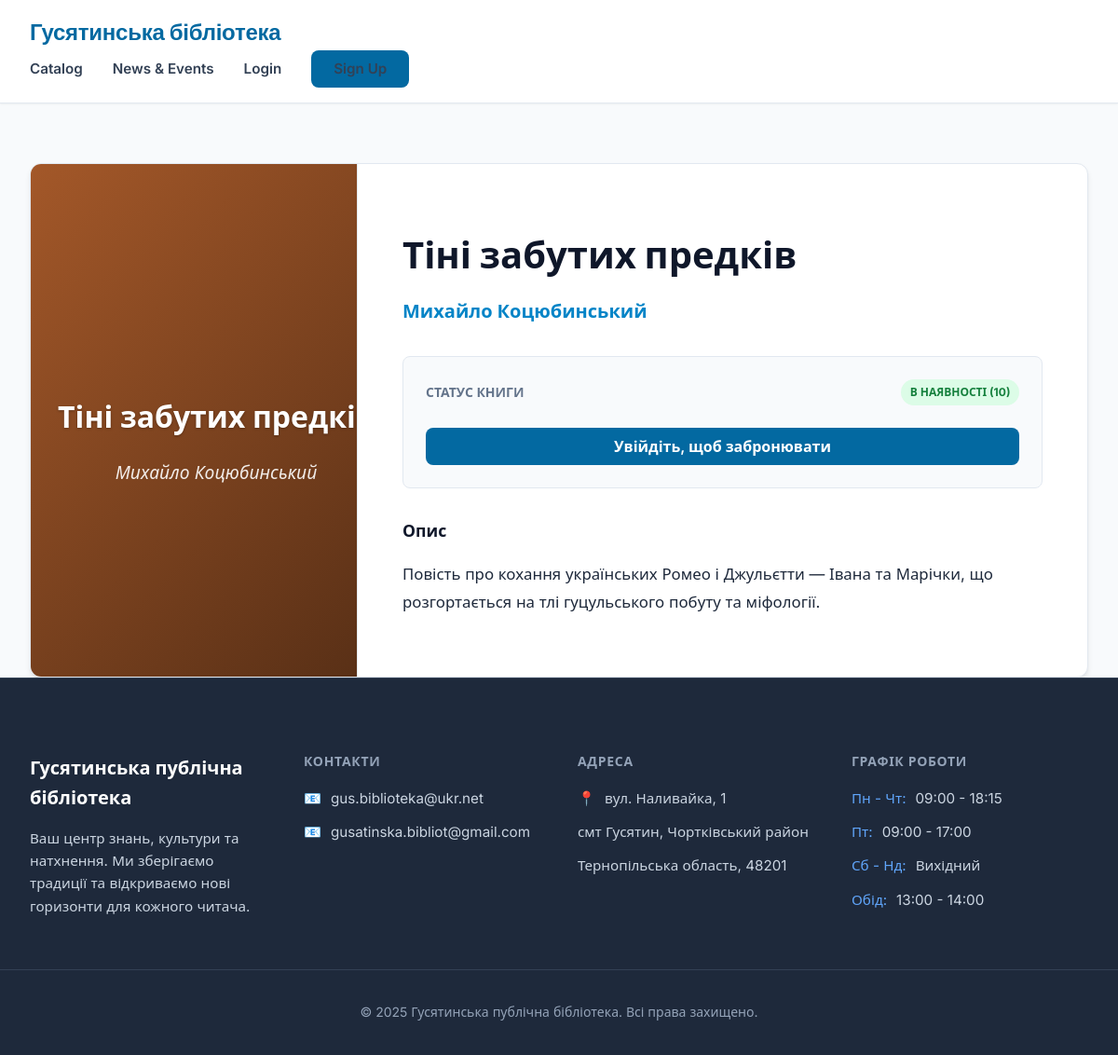
The page /book.php?id=2 on the database its author committed.
### tables this page shows
CREATE TABLE IF NOT EXISTS books (
    id INT AUTO_INCREMENT PRIMARY KEY,
    title VARCHAR(255) NOT NULL,
    author VARCHAR(255) NOT NULL,
    description TEXT,
    cover_image VARCHAR(255),
    pdf_file VARCHAR(255),
    total_copies INT DEFAULT 1,
    available_copies INT DEFAULT 1,
    created_at TIMESTAMP DEFAULT CURRENT_TIMESTAMP
);

### functions.php (called while the page is built, shortened)
<?php
function isLoggedIn()
{
    return isset($_SESSION['user_id']);
}
?>

### book.php (the view, shortened to what this page needs)
<?php
require_once 'db.php';
require_once 'functions.php';
$id = $_GET['id'];
$stmt = $pdo->prepare("SELECT * FROM books WHERE id = ?");
$stmt->execute([$id]);
$book = $stmt->fetch();
require_once 'header.php';
?>
<div class="container" style="padding-top: 2rem;">
    <div
        style="background: white; border-radius: var(--radius-lg); box-shadow: var(--shadow-card); overflow: hidden; margin-top: 2rem; border: 1px solid #e2e8f0;">
        <div style="display: flex; gap: 0; flex-wrap: wrap;">
            <div style="flex: 0 0 350px; background: #f8fafc; border-right: 1px solid #e2e8f0; position: relative;">
                <div class="book-cover-wrapper" style="height: 100%; min-height: 500px; aspect-ratio: auto;">
                    <?php if ($book['cover_image']): ?>
                        <img src="<?php echo htmlspecialchars($book['cover_image']); ?>"
                            alt="<?php echo htmlspecialchars($book['title']); ?>" class="book-cover">
                    <?php else: ?>
                        <?php
                        $hash = md5($book['title']);
                        $hue = hexdec(substr($hash, 0, 2));
                        $gradient = "linear-gradient(135deg, hsl($hue, 60%, 40%) 0%, hsl($hue, 60%, 20%) 100%)";
                        ?>
                        <div class="generated-cover" style="background: <?php echo $gradient; ?>; height: 100%;">
                            <div class="gen-title" style="font-size: 2rem;"><?php echo htmlspecialchars($book['title']); ?>
                            </div>
                            <div class="gen-author" style="font-size: 1.2rem; margin-top: 1rem;">
                                <?php echo htmlspecialchars($book['author']); ?>
                            </div>
                        </div>
                    <?php endif; ?>
                </div>
            </div>
            <div style="flex: 1; padding: 3rem;">
                <div style="margin-bottom: 2rem;">
                    <h1
                        style="font-size: 2.5rem; font-weight: 800; color: var(--secondary); margin-bottom: 0.5rem; line-height: 1.2;">
                        <?php echo htmlspecialchars($book['title']); ?>
                    </h1>
                    <h3 style="font-size: 1.25rem; color: var(--primary); font-weight: 600;">
                        <?php echo htmlspecialchars($book['author']); ?>
                    </h3>
                </div>
                <div
                    style="margin-bottom: 2rem; padding: 1.5rem; background: #f8fafc; border-radius: var(--radius-md); border: 1px solid #e2e8f0;">
                    <div
                        style="display: flex; align-items: center; justify-content: space-between; margin-bottom: 1.5rem;">
                        <span
                            style="font-weight: 600; color: var(--text-muted); text-transform: uppercase; font-size: 0.875rem;">Статус
                            книги</span>
                        <?php if ($book['available_copies'] > 0): ?>
                            <span class="badge badge-available">В наявності
                                (<?php echo $book['available_copies']; ?>)</span>
                        <?php else: ?>
                            <span class="badge badge-unavailable">Немає в наявності</span>
                        <?php endif; ?>
                    </div>
                    <div style="display: flex; gap: 1rem;">
                        <?php if (isLoggedIn()): ?>
                            <form method="POST" style="flex: 1;">
                                <button type="submit" name="reserve" class="btn btn-primary" style="width: 100%;" <?php echo $book['available_copies'] <= 0 ? 'disabled' : ''; ?>>
                                    Забронювати паперову версію
                                </button>
                            </form>
                            <?php if ($book['pdf_file']): ?>
                                <a href="read.php?id=<?php echo $book['id']; ?>" class="btn btn-outline" style="flex: 1;"
                                    target="_blank">Читати онлайн</a>
                            <?php endif; ?>
                        <?php else: ?>
                            <a href="login.php" class="btn btn-primary" style="width: 100%;">Увійдіть, щоб забронювати</a>
                        <?php endif; ?>
                    </div>
                </div>
                <div>
                    <h3 style="font-size: 1.1rem; font-weight: 700; margin-bottom: 1rem; color: var(--secondary);">Опис
                    </h3>
                    <p style="line-height: 1.8; color: var(--text-main); font-size: 1.05rem;">
                        <?php echo nl2br(htmlspecialchars($book['description'])); ?>
                    </p>
                </div>
            </div>
        </div>
    </div>
</div>
<?php include 'footer.php'; ?>
</body>
</html>

### style.css (style rules this page uses)
:root { --primary: #0284c7; --primary-dark: #0369a1; --primary-light: #e0f2fe; --secondary: #0f172a; --secondary-light: #334155; --accent: #f59e0b; --bg-body: #f8fafc; --bg-card: #ffffff; --text-main: #1e293b; --text-muted: #64748b; --gradient-hero: linear-gradient(135deg, #0f172a 0%, #1e40af 100%); --shadow-sm: 0 1px 2px 0 rgb(0 0 0 / 0.05); --shadow-card: 0 4px 6px -1px rgb(0 0 0 / 0.1), 0 2px 4px -2px rgb(0 0 0 / 0.05); --shadow-hover: 0 10px 15px -3px rgb(0 0 0 / 0.1), 0 4px 6px -2px rgb(0 0 0 / 0.05); --radius-lg: 0.75rem; --radius-md: 0.5rem; }
* { scrollbar-width: none; -ms-overflow-style: none; }
body { font-family: 'Inter', system-ui, -apple-system, sans-serif; background-color: var(--bg-body); color: var(--text-main); line-height: 1.6; margin: 0; min-height: 100vh; }
.container { max-width: 1200px; margin: 0 auto; padding: 0 2rem; }
.btn { display: inline-flex; align-items: center; justify-content: center; padding: 0.75rem 1.5rem; border-radius: var(--radius-md); font-weight: 600; cursor: pointer; transition: all 0.2s; text-decoration: none; border: none; font-size: 1rem; line-height: 1; }
.btn-primary { background: var(--primary-dark); color: white; }
.book-cover-wrapper { width: 100%; aspect-ratio: 2/3; background: #e2e8f0; position: relative; overflow: hidden; border-bottom: 1px solid #f1f5f9; }
.generated-cover { width: 100%; height: 100%; display: flex; flex-direction: column; justify-content: center; align-items: center; padding: 1.5rem; text-align: center; color: white; }
.gen-title { font-weight: 700; font-size: 1.15rem; margin-bottom: 0.5rem; line-height: 1.3; text-shadow: 0 1px 3px rgba(0, 0, 0, 0.3); }
.gen-author { font-size: 0.85rem; opacity: 0.9; font-style: italic; }
.badge { padding: 0.25rem 0.6rem; border-radius: 999px; font-size: 0.75rem; font-weight: 700; text-transform: uppercase; }
.badge-available { background: #dcfce7; color: #15803d; }

### rows shown on the page
books: title "Тіні забутих…", author "Михайло Коцюбинський", title "Тіні забутих предків", available_copies "10", description "Повість про кохання українських Ромео і Джульєтти — Івана та Марічки, що розгортається на тлі гуцульського побуту та міфології."
